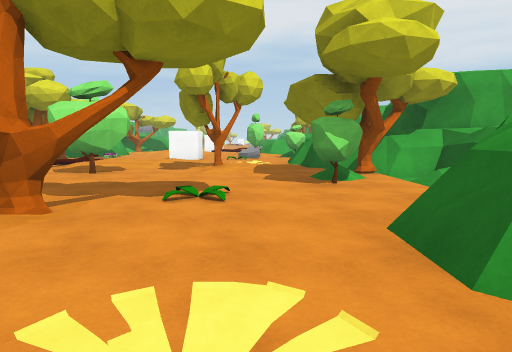
view 1 (above)

21 first-person views from a walk through a scene from a Unity 3-D project. The camera is 1.3 m above the floor, tilts 6° down and sees 75° across. The floor is counted in squares, 2 m on a side. Each view is taken from the middle of a square. On the plan, view 1 faces up. The plan holds only what a view shows up to about 10 squares ahead; the rest is blank. The place goes on beyond the plan. Some surface patterns are stand-ins.

view 2
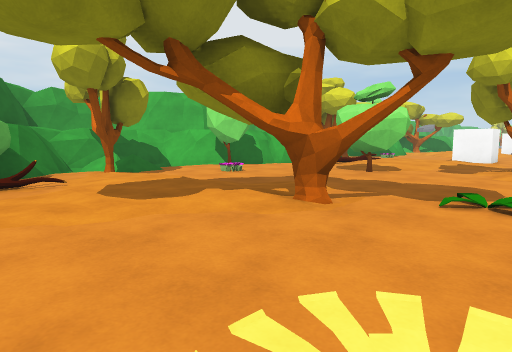

view 3
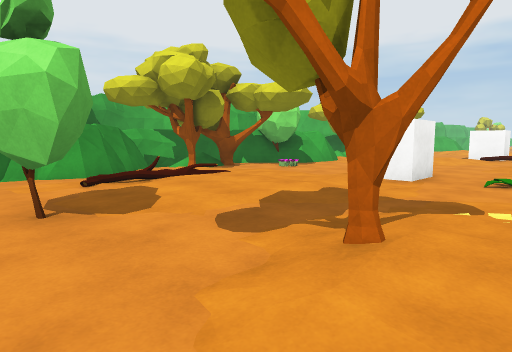

view 4
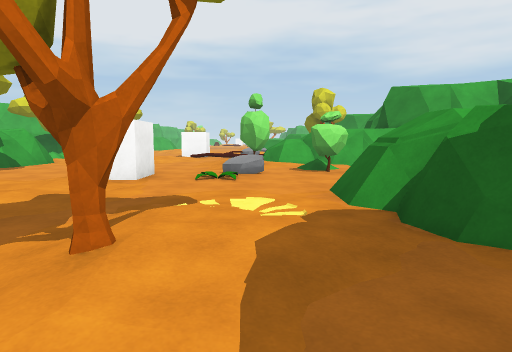

view 5
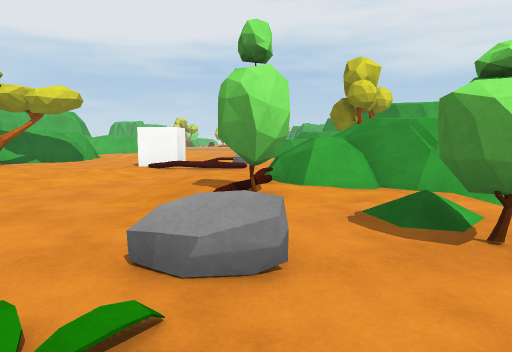

view 6
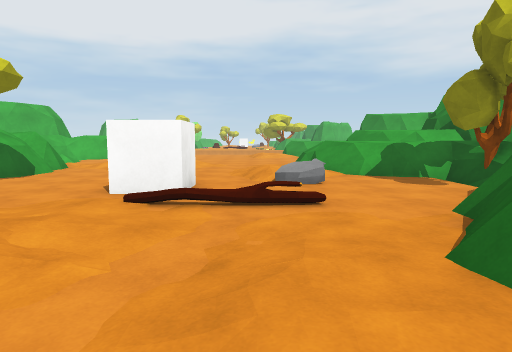

view 7
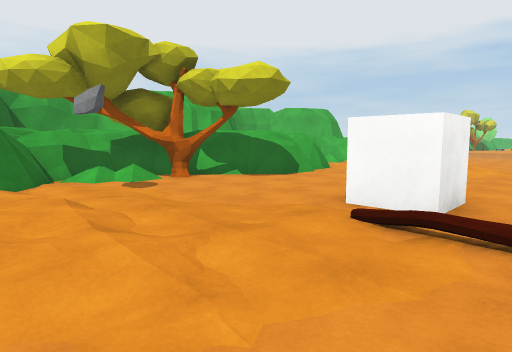

view 8
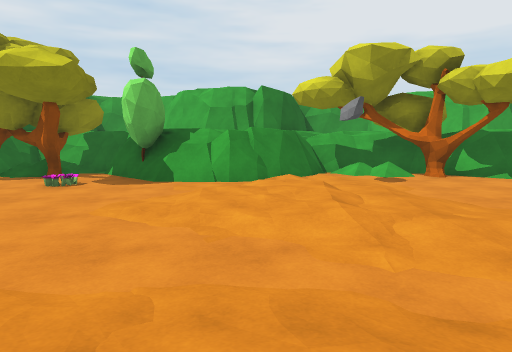

view 9
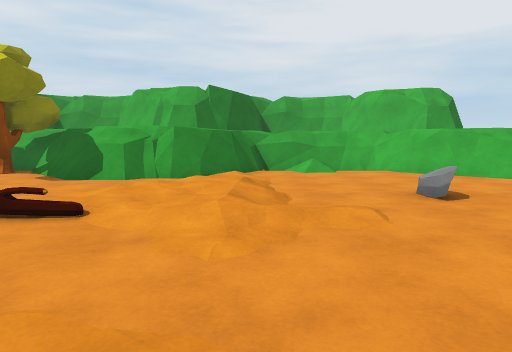

view 10
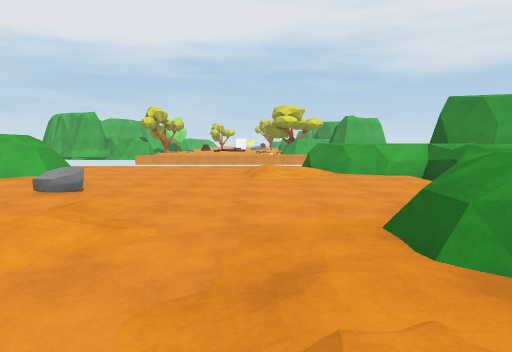

view 11
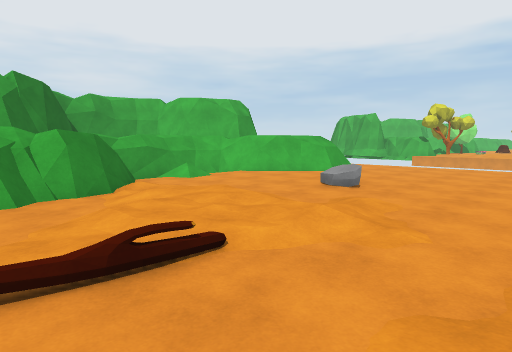

view 12
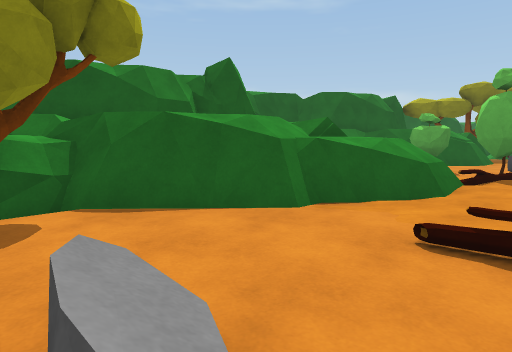

view 13
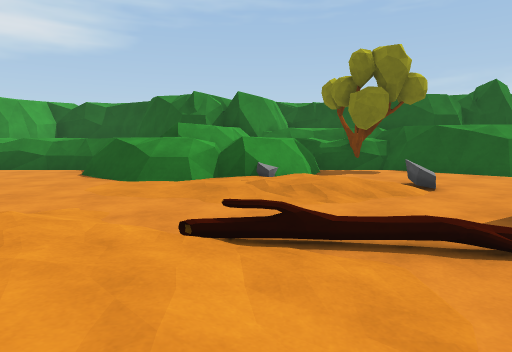

view 14
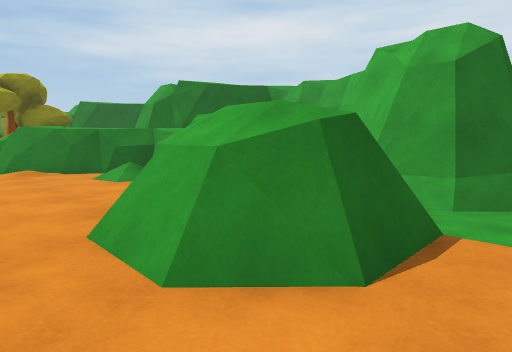

view 15
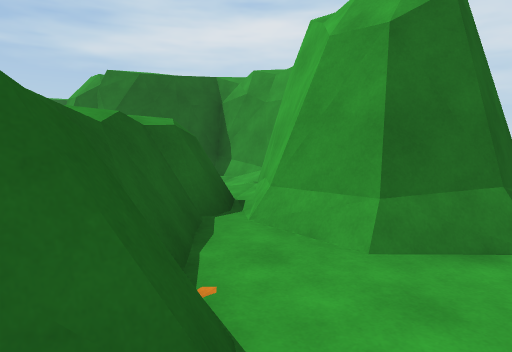

view 16
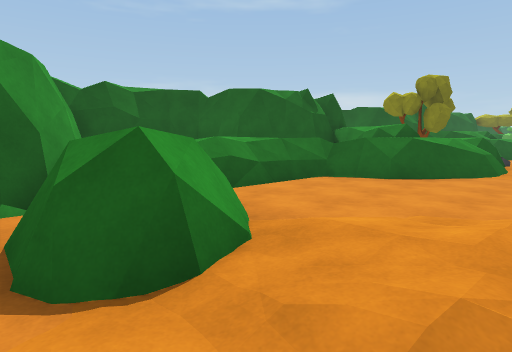

view 17
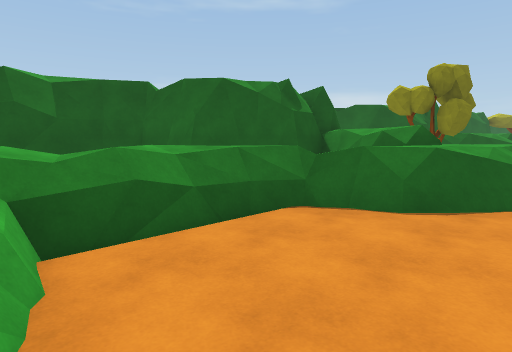

view 18
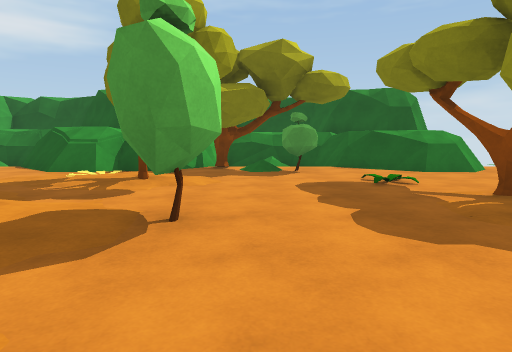

view 19
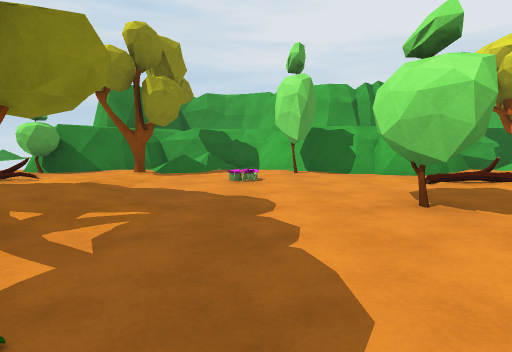

view 20
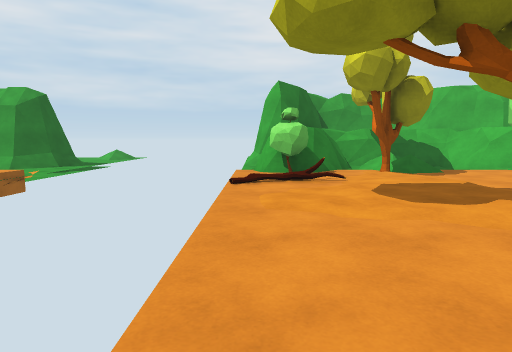

view 21
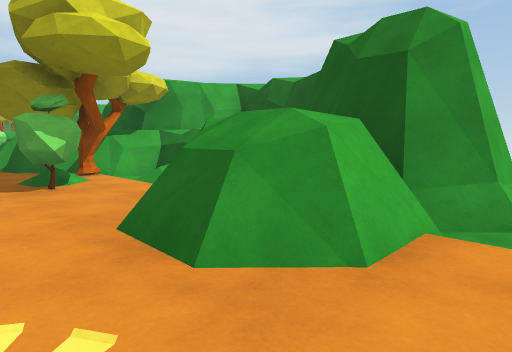

### Floor plan
Key: @ floor where view 1 was taken; # wall or solid block; . main floor; : floor 0.25 m higher than the main floor; - floor 0.25 m lower than the main floor; _ floor 0.5 m lower than the main floor; / step, stairs or slope; = window, fence, low wall or low ledge; ^ raised ledge; T tree; P plant; L log; R rock; O other object.
Columns run from 11 left of view 1 to 5 right of it. Each row starts with its distance up from view 1.
 32 ----..........
 31 ##-/##..../.^^ #
 30 ##-###..../:/^##
 29 #####.........^#
 28  ###/.........##
 27   #/...R......#
 26   #/........#^^
 25   ##/.//:../^###
 24    ###:::../^###
 23     ##../.::^^##
 22     ##.././:/^^#
 21    ##......R..T#
 20   ##T...OO....##
 19   #/T....//..##
 18   #/........##
 17   ###.:::../^#
 16     ##:::.:/^##
 15     ##....:O..#
 14     O......O..#
 13    ##P.....R.O#
 12    #T...OOP...#
 11    #T..:.....##
 10    #..::..../#
  9    ##L:::.../#
  8    ##..:.TP:.##
  7    ##..OO....T#
  6   ##O.........#
  5  ##/.P......O.#
  4  #/ ......P...#
  3  #/ T..:TT...##
  2  ###..::....=###
  1  ###OL.....P.####
  0    ##......@..__

Where each view was taken, in squares from view 1:
view 1: 0 up, 0 right, facing up
view 2: 0 up, 0 right, facing up-left
view 3: 6 up, 0 right, facing up-left
view 4: 6 up, 0 right, facing up
view 5: 11 up, 0 right, facing up
view 6: 15 up, 1 left, facing up
view 7: 16 up, 1 left, facing up-left
view 8: 16 up, 0 right, facing left
view 9: 25 up, 0 right, facing left
view 10: 22 up, 1 left, facing up
view 11: 22 up, 1 left, facing up-left
view 12: 21 up, 1 left, facing down-right
view 13: 23 up, 5 left, facing right
view 14: 32 up, 5 left, facing down-left
view 15: 32 up, 7 left, facing down-left
view 16: 32 up, 1 left, facing down-right
view 17: 30 up, 0 right, facing down-right
view 18: 6 up, 6 left, facing right
view 19: 5 up, 0 right, facing left
view 20: 0 up, 0 right, facing left
view 21: 0 up, 0 right, facing up-right
